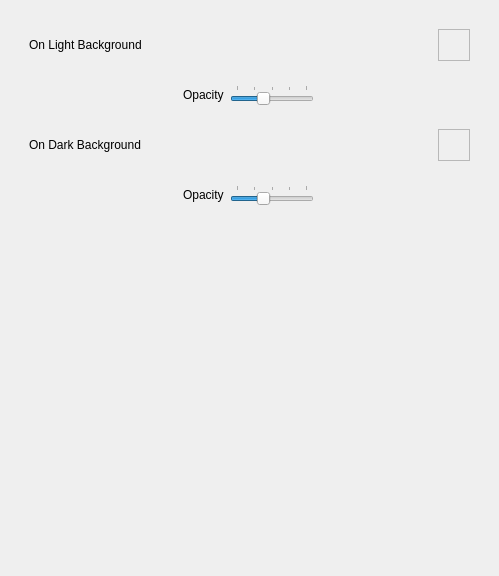
     <widget class="QWidget" name="gridTab">
      <attribute name="title">
       <string>Grid</string>
      </attribute>
      <layout class="QGridLayout" name="gridLayout_17">
       <item row="0" column="0">
        <widget class="QFrame" name="gridFrame">
         <property name="enabled">
          <bool>true</bool>
         </property>
         <property name="frameShape">
          <enum>QFrame::NoFrame</enum>
         </property>
         <property name="frameShadow">
          <enum>QFrame::Raised</enum>
         </property>
         <layout class="QGridLayout" name="gridLayout_11">
          <item row="2" column="0">
           <widget class="QFrame" name="crossColorLightBackgroundFrame">
            <property name="frameShape">
             <enum>QFrame::NoFrame</enum>
            </property>
            <property name="frameShadow">
             <enum>QFrame::Raised</enum>
            </property>
            <layout class="QHBoxLayout" name="crossColorLightBackgroundLayout">
             <item>
              <widget class="QLabel" name="crossColorLightBackgroundLabel">
               <property name="text">
                <string>On Light Background</string>
               </property>
              </widget>
             </item>
             <item>
              <spacer name="horizontalSpacer_7">
               <property name="orientation">
                <enum>Qt::Horizontal</enum>
               </property>
               <property name="sizeHint" stdset="0">
                <size>
                 <width>40</width>
                 <height>20</height>
                </size>
               </property>
              </spacer>
             </item>
             <item>
              <widget class="UBColorPicker" name="crossColorLightBackgroundColorPicker">
               <property name="minimumSize">
                <size>
                 <width>32</width>
                 <height>32</height>
                </size>
               </property>
               <property name="frameShape">
                <enum>QFrame::StyledPanel</enum>
               </property>
               <property name="frameShadow">
                <enum>QFrame::Raised</enum>
               </property>
              </widget>
             </item>
            </layout>
           </widget>
          </item>
          <item row="5" column="0">
           <widget class="QFrame" name="darkBackgroundOpacityFrame">
            <property name="frameShape">
             <enum>QFrame::NoFrame</enum>
            </property>
            <property name="frameShadow">
             <enum>QFrame::Raised</enum>
            </property>
            <layout class="QHBoxLayout" name="horizontalLayout_8">
             <item>
              <spacer name="wSpacer_2">
               <property name="orientation">
                <enum>Qt::Horizontal</enum>
               </property>
               <property name="sizeHint" stdset="0">
                <size>
                 <width>154</width>
                 <height>20</height>
                </size>
               </property>
              </spacer>
             </item>
             <item>
              <widget class="QLabel" name="darkBackgroundOpacityLabel">
               <property name="text">
                <string>Opacity</string>
               </property>
              </widget>
             </item>
             <item>
              <widget class="QSlider" name="darkBackgroundOpacitySlider">
               <property name="minimum">
                <number>20</number>
               </property>
               <property name="maximum">
                <number>100</number>
               </property>
               <property name="value">
                <number>50</number>
               </property>
               <property name="orientation">
                <enum>Qt::Horizontal</enum>
               </property>
               <property name="tickPosition">
                <enum>QSlider::TicksAbove</enum>
               </property>
               <property name="tickInterval">
                <number>20</number>
               </property>
              </widget>
             </item>
             <item>
              <spacer name="eSpacer_2">
               <property name="orientation">
                <enum>Qt::Horizontal</enum>
               </property>
               <property name="sizeHint" stdset="0">
                <size>
                 <width>156</width>
                 <height>20</height>
                </size>
               </property>
              </spacer>
             </item>
            </layout>
           </widget>
          </item>
          <item row="4" column="0">
           <widget class="QFrame" name="crossColorDarkBackgroundFrame">
            <property name="frameShape">
             <enum>QFrame::NoFrame</enum>
            </property>
            <property name="frameShadow">
             <enum>QFrame::Raised</enum>
            </property>
            <layout class="QHBoxLayout" name="crossColorDarkBackgroundLayout">
             <item>
              <widget class="QLabel" name="crossColorDarkBackgroundLabel">
               <property name="text">
                <string>On Dark Background</string>
               </property>
              </widget>
             </item>
             <item>
              <spacer name="horizontalSpacer_8">
               <property name="orientation">
                <enum>Qt::Horizontal</enum>
               </property>
               <property name="sizeHint" stdset="0">
                <size>
                 <width>40</width>
                 <height>20</height>
                </size>
               </property>
              </spacer>
             </item>
             <item>
              <widget class="UBColorPicker" name="crossColorDarkBackgroundColorPicker">
               <property name="minimumSize">
                <size>
                 <width>32</width>
                 <height>32</height>
                </size>
               </property>
               <property name="frameShape">
                <enum>QFrame::StyledPanel</enum>
               </property>
               <property name="frameShadow">
                <enum>QFrame::Raised</enum>
               </property>
              </widget>
             </item>
            </layout>
           </widget>
          </item>
          <item row="3" column="0">
           <widget class="QFrame" name="lightBackgroundOpacityFrame">
            <property name="frameShape">
             <enum>QFrame::NoFrame</enum>
            </property>
            <property name="frameShadow">
             <enum>QFrame::Raised</enum>
            </property>
            <layout class="QHBoxLayout" name="horizontalLayout_10">
             <item>
              <spacer name="wSpacer_3">
               <property name="orientation">
                <enum>Qt::Horizontal</enum>
               </property>
               <property name="sizeHint" stdset="0">
                <size>
                 <width>154</width>
                 <height>20</height>
                </size>
               </property>
              </spacer>
             </item>
             <item>
              <widget class="QLabel" name="lightBackgroundOpacityLabel">
               <property name="text">
                <string>Opacity</string>
               </property>
              </widget>
             </item>
             <item>
              <widget class="QSlider" name="lightBackgroundOpacitySlider">
               <property name="minimum">
                <number>20</number>
               </property>
               <property name="maximum">
                <number>100</number>
               </property>
               <property name="value">
                <number>50</number>
               </property>
               <property name="orientation">
                <enum>Qt::Horizontal</enum>
               </property>
               <property name="tickPosition">
                <enum>QSlider::TicksAbove</enum>
               </property>
               <property name="tickInterval">
                <number>20</number>
               </property>
              </widget>
             </item>
             <item>
              <spacer name="eSpacer_3">
               <property name="orientation">
                <enum>Qt::Horizontal</enum>
               </property>
               <property name="sizeHint" stdset="0">
                <size>
                 <width>156</width>
                 <height>20</height>
                </size>
               </property>
              </spacer>
             </item>
            </layout>
           </widget>
          </item>
         </layout>
        </widget>
       </item>
       <item row="1" column="0">
        <spacer name="verticalSpacer_4">
         <property name="orientation">
          <enum>Qt::Vertical</enum>
         </property>
         <property name="sizeHint" stdset="0">
          <size>
           <width>20</width>
           <height>342</height>
          </size>
         </property>
        </spacer>
       </item>
      </layout>
     </widget>
